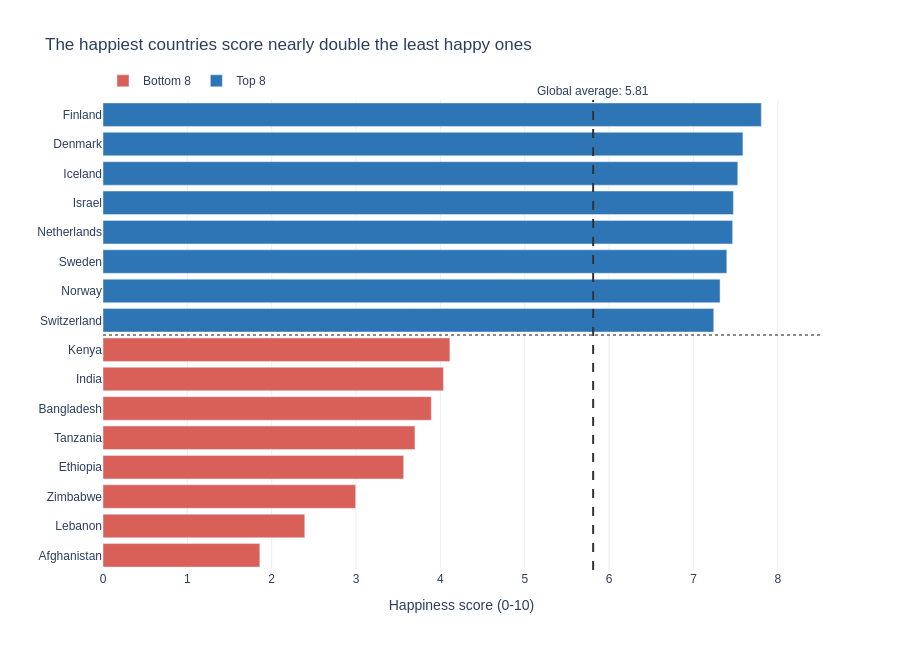

This figure's notebook cell:
### Markdown cell above
---
## Task 2 — Bottom vs. Top: A Contrast Story

**What to build:** A bar chart that highlights the **gap between the happiest and least happy countries**, focusing on a specific insight.

**Requirements:**
- Show the **top 8 AND bottom 8 countries** together (16 bars total)
- Use **colour** to distinguish the two groups (not Plotly's default rainbow)
- Add a **visual separator or annotation** that emphasises the gap
- Insight title that tells the story of the gap

**Hint:** Use `pd.concat([df.nlargest(8,'Happiness_Score'), df.nsmallest(8,'Happiness_Score')])` to get both groups.

**Stretch goal:** Add a vertical reference line showing the global average.

### Code cell
# Task 2: Top 8 vs. Bottom 8 contrast
# ------------------------------------

# Step 1: Get top and bottom countries
top8 = df.nlargest(8, 'Happiness_Score').copy()
top8['Group'] = 'Top 8'
bottom8 = df.nsmallest(8, 'Happiness_Score').copy()
bottom8['Group'] = 'Bottom 8'

combined = pd.concat([bottom8, top8]).sort_values('Happiness_Score')
global_avg = df['Happiness_Score'].mean()
print(f"Global average: {global_avg:.2f}")

# Step 2: Build your chart
# YOUR CODE HERE
print(top8['Happiness_Score'].mean(), bottom8['Happiness_Score'].mean())

fig = px.bar(
    combined, 
    x='Happiness_Score',
    y='Country',
    orientation='h',
    color='Group',
    color_discrete_map={'Top 8': '#2E75B6', 'Bottom 8': '#D95F59'},
    title='The happiest countries score nearly double the least happy ones',
    labels={'Happiness_Score': 'Happiness score (0-10)', 'Country': '', 'Group': ''},
    height=650,
)

# Reference line for the global average
fig.add_vline(x=global_avg, line_dash='dash', line_color='#333333', annotation_text=f'Global average: {global_avg:.2f}', annotation_position='top')

# Separator between the two groups (8 bottom bars sit below 7.5)
fig.add_hline(y=7.5, line_dash='dot', line_color='#888888')

fig.update_layout(
    xaxis=dict(range=[0,8.5], gridcolor='#EEEEEE'),       # zero baseline
    yaxis=dict(categoryorder='total ascending'),
    plot_bgcolor='white',
    paper_bgcolor='white',
    font=dict(family='Arial', size=12),
    legend=dict(orientation='h',yanchor='bottom', y=1.01, x=0),
)
fig.show()

### Figure 1 — Plotly figure (JSON) as saved in the notebook; plotly's stock layout.template omitted (floating-point values rounded to 4 significant figures)
{"data": [{"hovertemplate": "=%{y}<br>Happiness score (0-10)=%{x}<extra></extra>", "legendgroup": "Bottom 8", "marker": {"color": "#D95F59", "pattern": {"shape": ""}}, "name": "Bottom 8", "orientation": "h", "showlegend": true, "textposition": "auto", "type": "bar", "x": [1.859, 2.392, 2.995, 3.564, 3.698, 3.892, 4.036, 4.112], "xaxis": "x", "y": ["Afghanistan", "Lebanon", "Zimbabwe", "Ethiopia", "Tanzania", "Bangladesh", "India", "Kenya"], "yaxis": "y"}, {"hovertemplate": "=%{y}<br>Happiness score (0-10)=%{x}<extra></extra>", "legendgroup": "Top 8", "marker": {"color": "#2E75B6", "pattern": {"shape": ""}}, "name": "Top 8", "orientation": "h", "showlegend": true, "textposition": "auto", "type": "bar", "x": [7.24, 7.315, 7.395, 7.464, 7.473, 7.525, 7.586, 7.804], "xaxis": "x", "y": ["Switzerland", "Norway", "Sweden", "Netherlands", "Israel", "Iceland", "Denmark", "Finland"], "yaxis": "y"}], "layout": {"annotations": [{"showarrow": false, "text": "Global average: 5.81", "x": 5.811, "xanchor": "center", "xref": "x", "y": 1, "yanchor": "bottom", "yref": "y domain"}], "barmode": "relative", "font": {"family": "Arial", "size": 12}, "height": 650, "legend": {"orientation": "h", "title": {"text": ""}, "tracegroupgap": 0, "x": 0, "y": 1.01, "yanchor": "bottom"}, "paper_bgcolor": "white", "plot_bgcolor": "white", "shapes": [{"line": {"color": "#333333", "dash": "dash"}, "type": "line", "x0": 5.811, "x1": 5.811, "xref": "x", "y0": 0, "y1": 1, "yref": "y domain"}, {"line": {"color": "#888888", "dash": "dot"}, "type": "line", "x0": 0, "x1": 1, "xref": "x domain", "y0": 7.5, "y1": 7.5, "yref": "y"}], "title": {"text": "The happiest countries score nearly double the least happy ones"}, "xaxis": {"anchor": "y", "domain": [0, 1], "gridcolor": "#EEEEEE", "range": [0, 8.5], "title": {"text": "Happiness score (0-10)"}}, "yaxis": {"anchor": "x", "categoryorder": "total ascending", "domain": [0, 1], "title": {"text": ""}}}}
